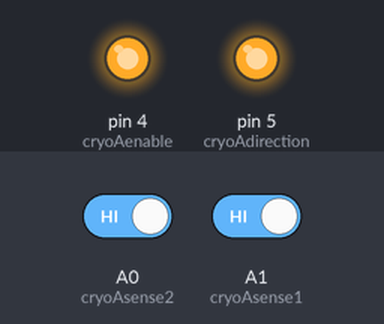
Bench run of a sketch on a simulated Arduino Uno, built with avr-gcc and run on an emulated ATmega328P. On the bench: output pins drawn as LEDs (lit = HIGH). The test bench sets the inputs (shaded band); at power-on: A1 (cryoAsense1) HIGH, A0 (cryoAsense2) HIGH. What the sketch prints to the serial monitor is not drawn.

Above: at 1.2 s.
1.3 s: A1 (cryoAsense1) driven LOW
At 2.4 s:
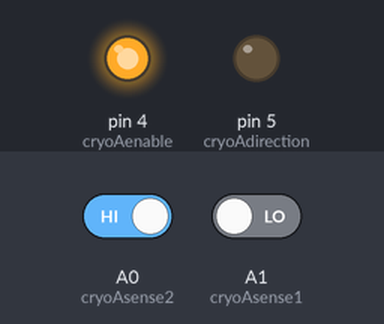
2.8 s: A0 (cryoAsense2) driven LOW
At 6.7 s:
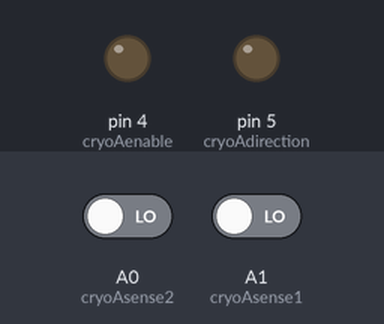
At 19.8 s:
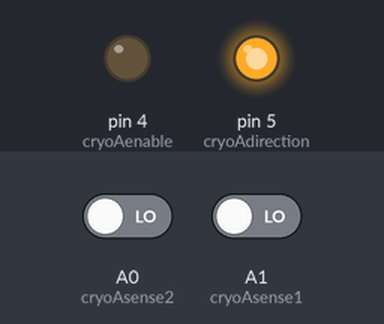
Timing chart, 0 to 48.8 s (numbered marks = the images above; inputs shaded):
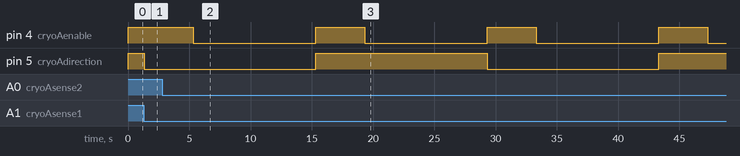

The sketch:

SHADE1cryoProofTS.ino
```cpp
// constants won't change. They're used here to set pin numbers:
const int cryoAsense1 =  A1;
const int cryoAsense2 =  A0;
const int cryoAdirection =  5;
const int cryoAenable =  4;
;


// variables will change:
int cryoAsense1state = 1;
int cryoAsense2state = 1;// variable for reading the sensor status
int cryoAsense1stateLast = 1;//variables for debouncing
int cryoAsense2stateLast = 1;
int goAflag = 1;
int goBflag = 1;

void setup() {
  Serial.begin(9600 );
  // initialize the LED pin as an output:
  pinMode(cryoAdirection, OUTPUT);
  pinMode(cryoAenable, OUTPUT);
  // initialize the pushbutton pin as an input:
  pinMode(cryoAsense1, INPUT_PULLUP);
  pinMode(cryoAsense2, INPUT_PULLUP);
  digitalWrite(cryoAenable, LOW);
  digitalWrite(cryoAdirection, HIGH);
}


void sense() {
  Serial.println(cryoAsense1state);
  Serial.print(cryoAsense2state);
  cryoAsense1stateLast = cryoAsense1state;
  cryoAsense2stateLast = cryoAsense2state;
  cryoAsense1state = digitalRead(cryoAsense1);
  cryoAsense2state = digitalRead(cryoAsense2);
  //digitalWrite(cryoAenable, HIGH);
}

void goA(){

  if (cryoAsense1state == LOW && cryoAsense1stateLast == LOW) {
    digitalWrite(cryoAenable, HIGH);
    digitalWrite(cryoAdirection, LOW);
    delay (4000);
  cryoAsense1stateLast = 1;
  cryoAsense2stateLast = 1;
  cryoAsense1state = 1;
  cryoAsense2state = 1;
    while (cryoAsense2state == HIGH || cryoAsense2stateLast == HIGH)sense();
    goBflag=1;
    goAflag=0;
    digitalWrite(cryoAenable, LOW);
    delay(10000);
    //digitalWrite(cryoAdirection, HIGH);
    //digitalWrite(cryoAenable, HIGH);
  }
}
void goB(){
    if (cryoAsense2state == LOW && cryoAsense2stateLast == LOW) {
    digitalWrite(cryoAenable, HIGH);
    digitalWrite(cryoAdirection, HIGH);
    delay (4000);
  cryoAsense1stateLast = 1;
  cryoAsense2stateLast = 1;
  cryoAsense1state = 1;
  cryoAsense2state = 1;
    while (cryoAsense1state == HIGH || cryoAsense1stateLast == HIGH)sense();
    goAflag=1;
    goBflag=0;
    digitalWrite(cryoAenable, LOW);
    delay(10000);
    //digitalWrite(cryoAdirection, HIGH);
    //digitalWrite(cryoAenable, HIGH);
    //delay(4000);
    // turn LED on:
    //digitalWrite(ledPin, HIGH);
  }

}

void loop() {
  sense();
  digitalWrite(cryoAenable, HIGH);
  digitalWrite(cryoAdirection, HIGH);
  goA();
  sense();
  goB();
  //digitalWrite(cryoAenable, HIGH);
  //digitalWrite(cryoAdirection, LOW);
}
```

Measured:
- after the input at 1.3 s, pin 5 (cryoAdirection): HIGH → LOW at once
- after the input at 2.8 s, pin 4 (cryoAenable): alternates HIGH for 4.0 s and LOW for 10.0 s, starting after 2.5 s; pin 5 (cryoAdirection): LOW → HIGH after 12.5 s, → LOW 14.0 s later, → HIGH 14.0 s later
